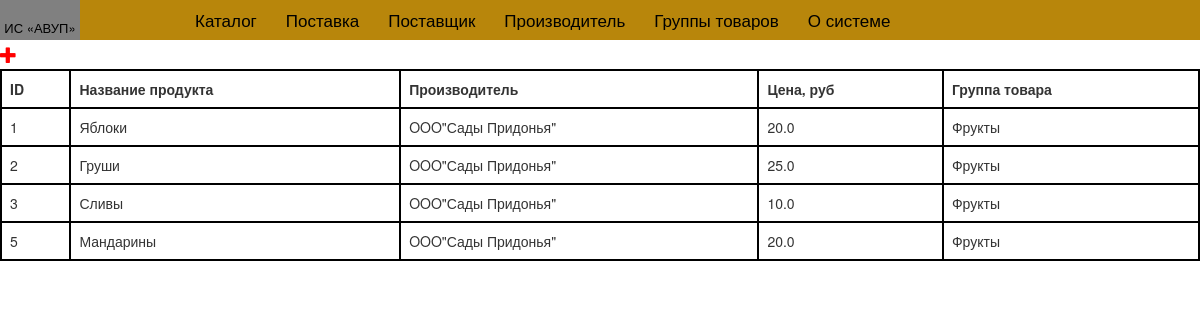
Before: /catalog_list with the older database file.
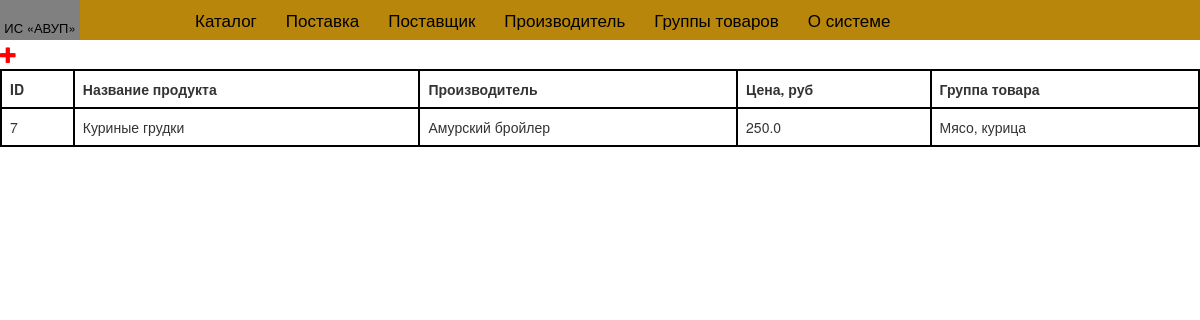
After: the same page with the newer database file.
### system/models.py (models this page shows, shortened)
class Catalog(models.Model):
    class Meta:
        db_table = "catalog"
    name_product = models.CharField('Название', max_length= 200)
    manufacturer = models.ForeignKey(Manufacturer, verbose_name='Производитель')
    price = models.FloatField('Цена')
    groups_products = models.ForeignKey(Groups, verbose_name='Группа товара')

class Manufacturer(models.Model):
    class Meta:
        db_table = "manufacturer"
    name_manufacturer = models.CharField('Производитель', max_length= 200)
    country = models.CharField('Страна', max_length= 64)
    def __str__(self):
        return self.name_manufacturer

class Groups(models.Model):
    class Meta:
        db_table = "groups_products"
    groups_products = models.CharField('Группа товара', max_length= 200)
    def __str__(self):
        return self.groups_products

### system/views.py (the view)
# urls.py: url(r'^catalog_list$', views.catalog_list, name='catalog_list'),
def catalog_list(request):
    catalogs = Catalog.objects.all()
    return render(request, "catalog_list.html", locals())

### system/templates/catalog_list.html
{% extends 'base.html' %}
{% block content %}
    <a href="{% url 'new_product' %}" class="new_product"><span class="glyphicon glyphicon-plus"></span></a>
                <table class="table">
                    <tr ><th>ID</th><th>Название продукта</th><th>Производитель</th><th>Цена, руб</th><th>Группа товара</th></tr>
                    {% for i in catalogs %}
                    <tr>
                        <td>{{ i.id }}</td>
                        <td>{{ i.name_product }}</td>
                        <td>{{ i.manufacturer }}</td>
                        <td>{{ i.price }}</td>
                        <td>{{ i.groups_products }}</td>
                    </tr>
                    {% endfor %}
                 </table>
{% endblock %}

### system/templates/base.html (shortened to what this page needs)
{% load staticfiles %}
<!DOCTYPE html>
<html lang="en">
<head>
    <link rel="stylesheet" href="//maxcdn.bootstrapcdn.com/bootstrap/3.2.0/css/bootstrap.min.css">
    <link rel="stylesheet" href="//maxcdn.bootstrapcdn.com/bootstrap/3.2.0/css/bootstrap-theme.min.css">
    <link rel="stylesheet" href="{% static 'css/system.css' %}">
</head>
<body>
<div class="wraper">
    <div class="main">
        <div class="header">
            <a href="{% url 'home' %}"><div class="logo"><h2>ИС «АВУП»</h2></div></a>
            <ul class="menu">
                <li><p><a href="{% url 'catalog_list' %}">Каталог</a></p></li>
                <li><p><a href="{% url 'supply_list' %}">Поставка</a></p></li>
                <li><p><a href="{% url 'provider_list' %}">Поставщик</a></p></li>
                <li><p><a href="{% url 'manufacturer_list' %}">Производитель</a></p></li>
                <li><p><a href="{% url 'groups_list' %}">Группы товаров</a></p></li>
                <li><p><a href="{% url 'about_system' %}">О системе</a></p></li>
            </ul>
        </div>
            <div class="content">
                    {% block content %}
                    {% endblock %}
            </div>
    </div>
</div>
</body>
</html>

### system/static/css/system.css (style rules this page uses)
* { margin: 0; padding: 0; }
.wraper { width: 100%; height: 1000px; background-color: #ffffff; }
.main { width: 100%; margin: 0 auto; }
.header { width: 100%; height: 40px; background-color: darkgoldenrod; }
.logo { width: 80px; height: 40px; background-color: gray; text-align: center; padding-top: 1px; }
.content { width: 1200px; height: 1000px; margin: auto; background-color: #ffffff; }
.menu { margin-left: 175px; margin-top: -40px; height: 40px; }
ul li { list-style: none; margin-left: 20px; display: inline-block; height: 40px; }
a { text-decoration: none; color: #000000; }
p { font-size: 17px; text-align: center; margin-top: 8px; padding-right: 5px; }
td { border: 2px solid #000000; }
th { border: 2px solid #000000; }
.table { border: 2px solid #000000; }
.new_product { font-size: 20px; color: red; }
h2 { font-size: 13px; color: black; }
span { font-size: 17px; }

Changed rows visible on the page:
removed Catalog: id "1", name_product "Яблоки", manufacturer "OOO\"Сады Придонья\"", price "20.0", groups_products "Фрукты"
removed Catalog: id "2", name_product "Груши", manufacturer "OOO\"Сады Придонья\"", price "25.0", groups_products "Фрукты"
removed Catalog: id "3", name_product "Сливы", manufacturer "OOO\"Сады Придонья\"", price "10.0", groups_products "Фрукты"
removed Catalog: id "5", name_product "Мандарины", manufacturer "OOO\"Сады Придонья\"", price "20.0", groups_products "Фрукты"
added Catalog: id "7", name_product "Куриные грудки", manufacturer "Амурский бройлер", price "250.0", groups_products "Мясо, курица"
